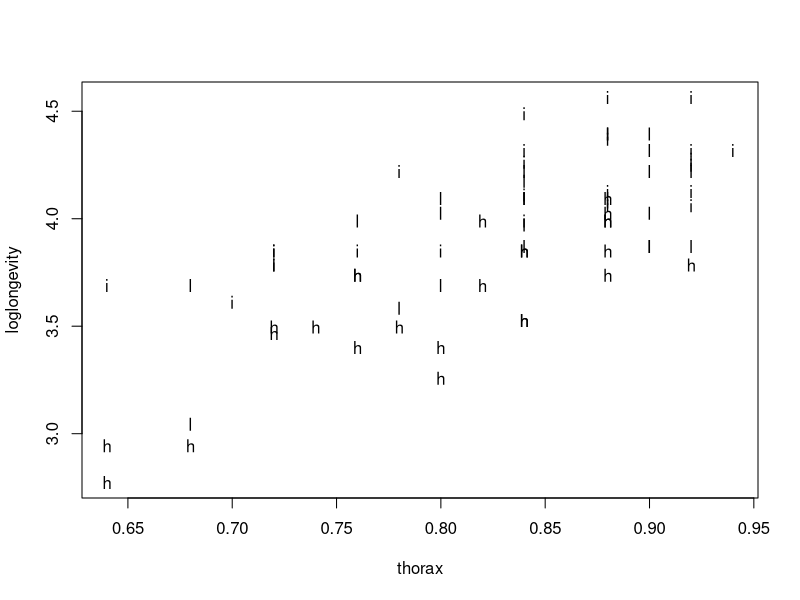
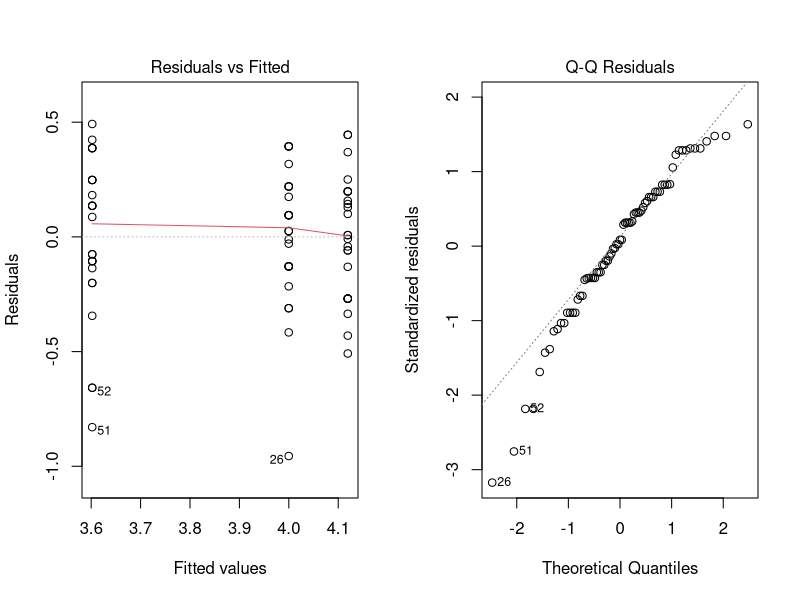
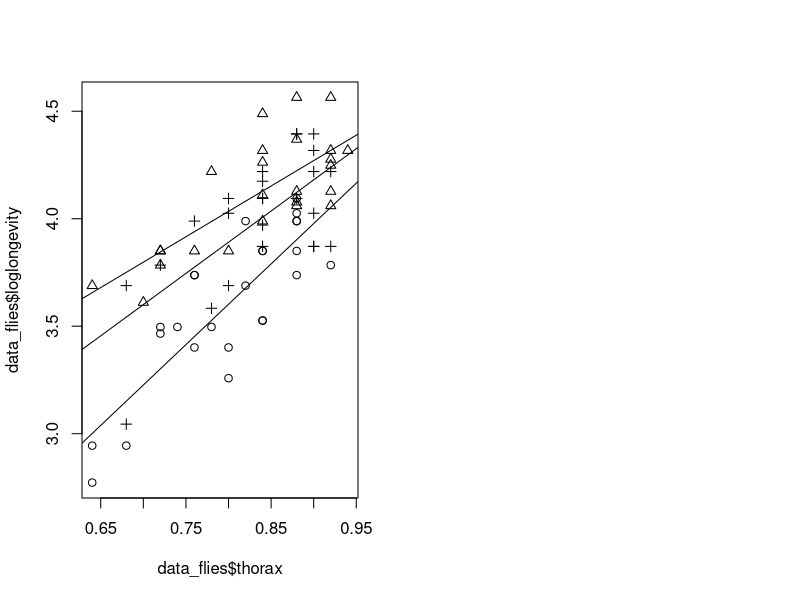
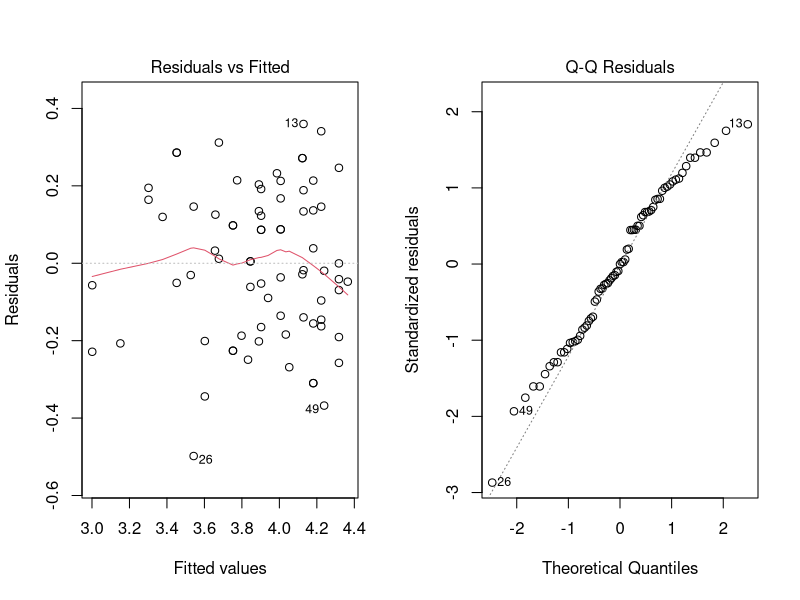
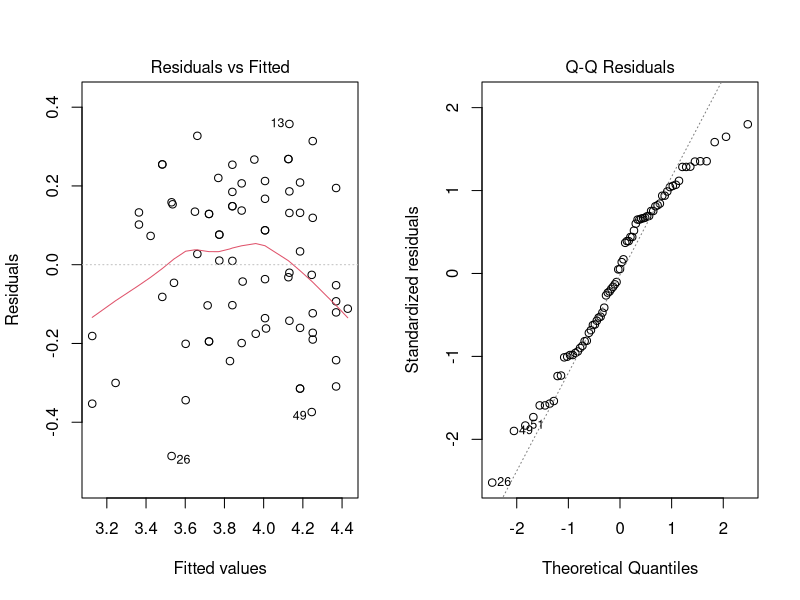
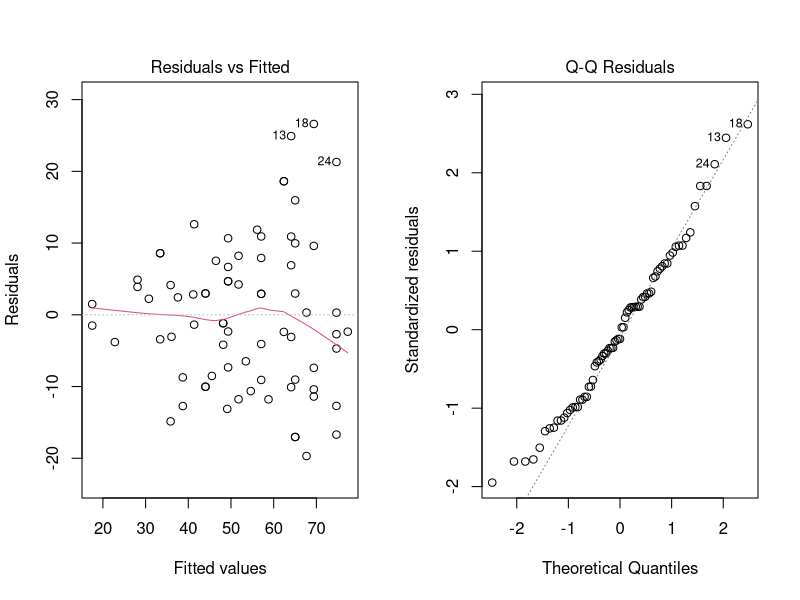
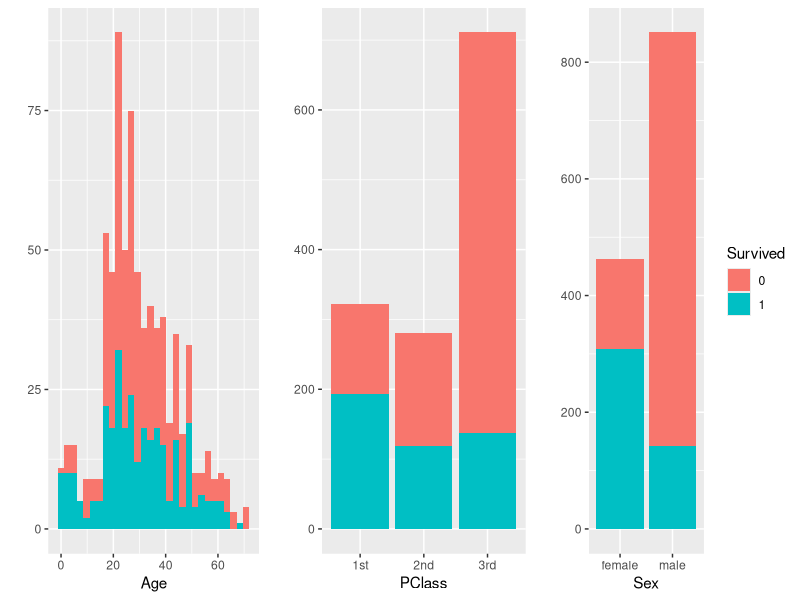

Reproduce these figures in R, in order.
## ---- chunk 1
library(tidyverse)
library(rstudioapi)
library(lme4)
library(car)
library(gridExtra)

knitr::opts_chunk$set(echo = TRUE)
setwd(dirname(getActiveDocumentContext()$path))
# round numbers to 3 digits
options(digits = 3)
## ---- chunk 2
data_flies <- read.table(file="data/fruitflies.txt", header=TRUE)
data_flies$activity <- as.factor(data_flies$activity)
# add loglongevity
data_flies <- data_flies %>% mutate(loglongevity = log(longevity))
# make informative plot
plot(loglongevity~thorax,pch=as.character(activity), data=data_flies)
## ---- chunk 3
# perform test to see if sexual activity has an effect on longevity
model <- lm(loglongevity~activity, data = data_flies) # prepare model
par(mfrow=c(1,2)); plot(model, 1); plot(model, 2) # investigate normality
anova(model); summary(model)$coefficients
## ---- chunk 4
# perform additive ANCOVA analysis
model_1 <- lm(loglongevity~thorax+activity, data = data_flies) # prepare model
anova(model_1); table <- summary(model_1)$coefficients; table
# extract model's parameter
intercept <- table[,1][1]; beta <- table[,1][2]
alpha_high <- 0; alpha_low <- table[,1][4]
alpha_isolated <- table[,1][3]
# calculate mean thorax
mean_thorax <- mean(data_flies$thorax)
# calculate estimates
estimate_high <- exp(1)**(intercept + alpha_high + beta * mean_thorax)
estimate_low <- exp(1)**(intercept + alpha_low + beta * mean_thorax)
estimate_isolated <- exp(1)**(intercept + alpha_isolated + beta * mean_thorax)
estimates <- c(estimate_isolated, estimate_low, estimate_high)
activity_levels <- unique(as.character(data_flies$activity))
knitr::kable(data.frame(Activity = activity_levels,
                           `Longevity estimate` = estimates),
             caption = "Longevity estimates for average thorax fruit fly")
## ---- chunk 5
plot(data_flies$loglongevity~data_flies$thorax,pch=unclass(data_flies$activity))
for (i in activity_levels) { 
  abline(lm(loglongevity~thorax
            ,data=data_flies[data_flies$activity==i,]))}
## ---- chunk 6
# perform ANCOVA with interaction analysis
model_interaction <- lm(loglongevity~activity*thorax, data = data_flies) # prepare model
par(mfrow=c(1,2)); plot(model_interaction , 1); plot(model_interaction , 2) # investigate normality
anova(model_interaction)
## ---- chunk 7
par(mfrow=c(1,2)); plot(model_1 , 1); plot(model_1 , 2) # investigate normality
## ---- chunk 8
# perform additive ANCOVA analysis
model <- lm(longevity~thorax+activity, data = data_flies) # prepare model
anova(model); table <- summary(model)$coefficients; table
# extract model's parameter
intercept <- table[,1][1]; beta <- table[,1][2]
alpha_high <- 0; alpha_low <- table[,1][4]
alpha_isolated <- table[,1][3]
# calculate mean thorax
mean_thorax <- mean(data_flies$thorax)
# calculate estimates
estimate_high <- intercept + alpha_high + beta * mean_thorax
estimate_low <- intercept + alpha_low + beta * mean_thorax
estimate_isolated <- intercept + alpha_isolated + beta * mean_thorax
estimates <- c(estimate_isolated, estimate_low, estimate_high)
activity_levels <- unique(as.character(data_flies$activity))
knitr::kable(data.frame(Activity = activity_levels,
                           `Longevity estimate` = estimates),
             caption = "Longevity estimates for average thorax fruit fly")
## ---- chunk 9
par(mfrow=c(1,2)); plot(model , 1); plot(model , 2) # investigate normality
## ---- chunk 10
par(mfrow=c(1,3))
titanic <- read.table(file="data/titanic.txt", header=TRUE)
titanic$Survived = as.factor(titanic$Survived)
plot1 <- qplot(x = Age, fill = Survived, data = titanic, show.legend = FALSE)
plot2 <- qplot(x = PClass, fill = Survived, data = titanic, show.legend = FALSE)
plot3 <- qplot(x = Sex,fill=Survived, data = titanic)
grid.arrange(plot1, plot2, plot3, ncol=3)
titanic <- read.table(file="data/titanic.txt", header=TRUE)
class_sex =  xtabs(~PClass+ Sex, data=titanic);knitr::kable(class_sex)
tot = xtabs(Survived ~ PClass + Sex, data=titanic);knitr::kable(tot)
knitr::kable(round(tot/class_sex, 2))
## ---- chunk 11
# what to do with NAs?
titanic$PClass <- as.factor(titanic$PClass)
titanic$Sex <- as.factor(titanic$Sex)
logistic <- glm(Survived~PClass+Age+Sex, data = titanic, family = binomial)
summary(logistic)$coefficients
drop1(logistic,test="Chisq")
odds_male_example =  exp(3.7597 + 1 * -1.2920 + 0 * -2.5214 + 1 * -2.6314 + 25 * -0.0392)
odds_male_example
odds_female_example =  exp(3.7597 + 0 * -1.2920 + 0 * -2.5214 + 0 * -2.6314 + 25 * -0.0392)
odds_female_example
## ---- chunk 12
# interaction of sex and age
logistic_interaction_sex <- glm(Survived~Age*Sex, data = titanic, family = binomial)
summary(logistic_interaction_sex)$coefficients

# interaction of PClass and age
logistic_interaction_pclass <- glm(Survived~Age*PClass, data = titanic, family = binomial)
summary(logistic_interaction_pclass)$coefficients
## ---- chunk 13
# add the interaction term
logistic_interaction_1 <- glm(Survived~PClass+Age+Sex+Age:Sex, data = titanic,
                              family = binomial) # remove Age

logistic_interaction_2 <- glm(Survived~PClass+Sex+Age:Sex, data = titanic,
                              family = binomial) # remove Sex

logistic_interaction_final <- glm(Survived~PClass+Age:Sex, data = titanic, family = binomial)
summary(logistic_interaction_final)$coefficients
## ---- chunk 14
# predict for 53 years and all PClass, Sex
classes <- as.character(unique(titanic$PClass))
sexes <- as.character(unique(titanic$Sex))
age <- 53
new_data <- expand.grid(PClass = classes, Sex = sexes, Age = age)
results <- predict(logistic_interaction_final, new_data, type="response")
final <- new_data %>% bind_cols(Survival = results)
knitr::kable(final)
## ---- chunk 15
# Makes a contingency table and chi-squared test for survived with class and gender
tab1 = table(titanic$Survived,titanic$Sex)
chisq.test(tab1)
total_s= rowSums(rbind(tab1,NaN));total_g = colSums(tab1);
tab1 = rbind(tab1,total_g);tab1 = cbind(tab1,total_s)
knitr::kable(tab1)


tab2 = table(titanic$Survived,titanic$PClass)
chisq.test(tab2)
total_c= rowSums(rbind(tab2,NaN));total_g = colSums(tab2);
tab2 = rbind(tab2,total_g);tab2 = cbind(tab2,total_s)
knitr::kable(tab2)

## ---- chunk 16
africa <- read.table(file="data/africa.txt", header=TRUE)
africa$pollib <- as.factor(africa$pollib)
poisson_model <- glm(miltcoup~oligarchy+pollib+parties+pctvote+popn+size+numelec+numregim,
                     family=poisson,data=africa)
summary(poisson_model)
## ---- chunk 17
# For every summary the variable with the highest P-value was excluded
summary(glm(miltcoup~oligarchy+pollib+parties+pctvote+popn+size+
              numelec+numregim,family=poisson,data=africa)) # remove numelec

summary(glm(miltcoup~oligarchy+pollib+parties+pctvote+popn+size+
              numregim,family=poisson,data=africa)) # remove numregim

summary(glm(miltcoup~oligarchy+pollib+parties+pctvote+popn+size,
            family=poisson,data=africa)) # remove size

summary(glm(miltcoup~oligarchy+pollib+parties+pctvote+popn,
            family=poisson,data=africa)) # remove popn

summary(glm(miltcoup~oligarchy+pollib+parties+pctvote,
            family=poisson,data=africa)) # remove pctvote
## ---- chunk 18
final_poisson <- glm(miltcoup~oligarchy+pollib+parties,
                     family=poisson,data=africa) # final
summary(final_poisson)
## ---- chunk 19
# get average values
new_data <- africa %>% mutate_if(is.numeric, mean) %>% select(-pollib, -miltcoup)
new_data <- new_data[1,]
avg_oligarchy <- new_data$oligarchy; avg_parties <- new_data$parties;

# get a list of political liberalization levels
pollib <- sort(as.character(unique(africa$pollib)))
new_data_reduced <- expand.grid(pollib = pollib, oligarchy = avg_oligarchy,
                        parties = avg_parties)

results <- predict(final_poisson, new_data_reduced, type="response")
final <- new_data_reduced %>% bind_cols(Prediction = results)
knitr::kable(final, caption = "Predictions with the model from b)")
